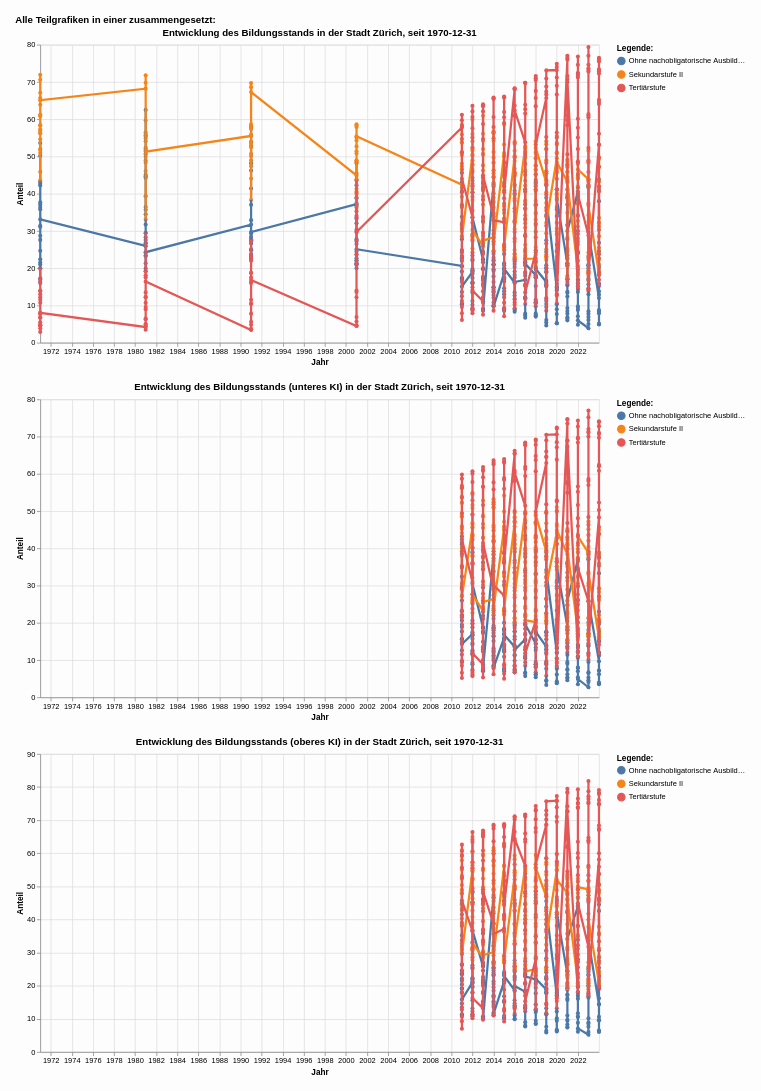

Source (notebook cell):
### Markdown cell above
##### Kombinierte Grafik in Altair

### Code cell
# Kombiniere die Grafiken horizontal
top_row = alt.hconcat(grafik1, grafik2)
#combined_chart = alt.vconcat(top_row,grafik3)
combined_chart = alt.vconcat(grafik1, grafik2, grafik3, spacing=20)

# Optional: Füge einen Titel für die gesamte Grafik hinzu
final_chart = combined_chart.properties(
    title="Alle Teilgrafiken in einer zusammengesetzt:    ",  
    background="#FDFDFD",
    padding={"left": 20, "top": 20, "right": 20, "bottom": 20},
    autosize={"type": "fit", "contains": "padding"}
)
#Legenden nicht zusammenfügen
final_chart = final_chart.resolve_scale(
    color='independent',
    shape='independent',
    size='independent'
)

# Zeigen Sie die Grafik an
final_chart

### Figure 1 — Vega-Lite specification as saved in the notebook (floating-point values rounded to 4 significant figures; data arrays with more than 128 entries replaced by an {"elided": "..."} marker saying what was removed)
{"config": {"view": {"continuousWidth": 300, "continuousHeight": 300}}, "vconcat": [{"layer": [{"mark": {"type": "circle"}, "encoding": {"color": {"field": "Bildungsstand", "legend": {"orient": "right", "title": "Legende:"}, "type": "nominal"}, "opacity": {"value": 1.3}, "tooltip": [{"field": "Jahr_end", "type": "temporal"}, {"field": "Bildungsstand", "type": "nominal"}, {"field": "AntBev", "type": "quantitative"}], "x": {"axis": {"title": "Jahr"}, "field": "Jahr_end", "type": "temporal"}, "y": {"axis": {"title": "Anteil"}, "field": "AntBev", "type": "quantitative"}}, "name": "view_4", "title": "Entwicklung des Bildungsstands in der Stadt Zürich, seit 1970-12-31"}, {"mark": {"type": "line"}, "encoding": {"color": {"field": "Bildungsstand", "legend": {"orient": "right", "title": "Legende:"}, "type": "nominal"}, "size": {"condition": {"test": {"not": {"param": "param_4"}}, "value": 1.2}, "value": 3}, "tooltip": [{"field": "Jahr_end", "type": "temporal"}, {"field": "Bildungsstand", "type": "nominal"}, {"field": "AntBev", "type": "quantitative"}], "x": {"axis": {"title": "Jahr"}, "field": "Jahr_end", "type": "temporal"}, "y": {"axis": {"title": "Anteil"}, "field": "AntBev", "type": "quantitative"}}, "title": "Entwicklung des Bildungsstands in der Stadt Zürich, seit 1970-12-31"}], "data": {"name": "data-b5a14bf7c6f8f65d026bed9de3f6ba59"}, "height": 400, "width": 750}, {"layer": [{"mark": {"type": "circle"}, "encoding": {"color": {"field": "Bildungsstand", "legend": {"orient": "right", "title": "Legende:"}, "type": "nominal"}, "opacity": {"value": 1.3}, "tooltip": [{"field": "Jahr_end", "type": "temporal"}, {"field": "Bildungsstand", "type": "nominal"}, {"field": "untAntBevKI", "type": "quantitative"}], "x": {"axis": {"title": "Jahr"}, "field": "Jahr_end", "type": "temporal"}, "y": {"axis": {"title": "Anteil"}, "field": "untAntBevKI", "type": "quantitative"}}, "name": "view_5", "title": "Entwicklung des Bildungsstands (unteres KI) in der Stadt Zürich, seit 1970-12-31"}, {"mark": {"type": "line"}, "encoding": {"color": {"field": "Bildungsstand", "legend": {"orient": "right", "title": "Legende:"}, "type": "nominal"}, "size": {"condition": {"test": {"not": {"param": "param_5"}}, "value": 1.2}, "value": 3}, "tooltip": [{"field": "Jahr_end", "type": "temporal"}, {"field": "Bildungsstand", "type": "nominal"}, {"field": "untAntBevKI", "type": "quantitative"}], "x": {"axis": {"title": "Jahr"}, "field": "Jahr_end", "type": "temporal"}, "y": {"axis": {"title": "Anteil"}, "field": "untAntBevKI", "type": "quantitative"}}, "title": "Entwicklung des Bildungsstands (unteres KI) in der Stadt Zürich, seit 1970-12-31"}], "data": {"name": "data-b5a14bf7c6f8f65d026bed9de3f6ba59"}, "height": 400, "width": 750}, {"layer": [{"mark": {"type": "circle"}, "encoding": {"color": {"field": "Bildungsstand", "legend": {"orient": "right", "title": "Legende:"}, "type": "nominal"}, "opacity": {"value": 1.3}, "tooltip": [{"field": "Jahr_end", "type": "temporal"}, {"field": "Bildungsstand", "type": "nominal"}, {"field": "obAntBevKI", "type": "quantitative"}], "x": {"axis": {"title": "Jahr"}, "field": "Jahr_end", "type": "temporal"}, "y": {"axis": {"title": "Anteil"}, "field": "obAntBevKI", "type": "quantitative"}}, "name": "view_6", "title": "Entwicklung des Bildungsstands (oberes KI) in der Stadt Zürich, seit 1970-12-31"}, {"mark": {"type": "line"}, "encoding": {"color": {"field": "Bildungsstand", "legend": {"orient": "right", "title": "Legende:"}, "type": "nominal"}, "size": {"condition": {"test": {"not": {"param": "param_6"}}, "value": 1.2}, "value": 3}, "tooltip": [{"field": "Jahr_end", "type": "temporal"}, {"field": "Bildungsstand", "type": "nominal"}, {"field": "obAntBevKI", "type": "quantitative"}], "x": {"axis": {"title": "Jahr"}, "field": "Jahr_end", "type": "temporal"}, "y": {"axis": {"title": "Anteil"}, "field": "obAntBevKI", "type": "quantitative"}}, "title": "Entwicklung des Bildungsstands (oberes KI) in der Stadt Zürich, seit 1970-12-31"}], "data": {"name": "data-b5a14bf7c6f8f65d026bed9de3f6ba59"}, "height": 400, "width": 750}], "autosize": {"type": "fit", "contains": "padding"}, "background": "#FDFDFD", "padding": {"left": 20, "top": 20, "right": 20, "bottom": 20}, "params": [{"name": "param_4", "select": {"type": "point", "fields": ["Bildungsstand:N"], "nearest": true, "on": "pointerover"}, "views": ["view_4"]}, {"name": "param_5", "select": {"type": "point", "fields": ["Bildungsstand:N"], "nearest": true, "on": "pointerover"}, "views": ["view_5"]}, {"name": "param_6", "select": {"type": "point", "fields": ["Bildungsstand:N"], "nearest": true, "on": "pointerover"}, "views": ["view_6"]}], "resolve": {"scale": {"color": "independent", "shape": "independent", "size": "independent"}}, "spacing": 20, "title": "Alle Teilgrafiken in einer zusammengesetzt:    ", "$schema": "https://vega.github.io/schema/vega-lite/v5.8.0.json", "datasets": {"data-b5a14bf7c6f8f65d026bed9de3f6ba59": {"elided": "1134 records"}}}
